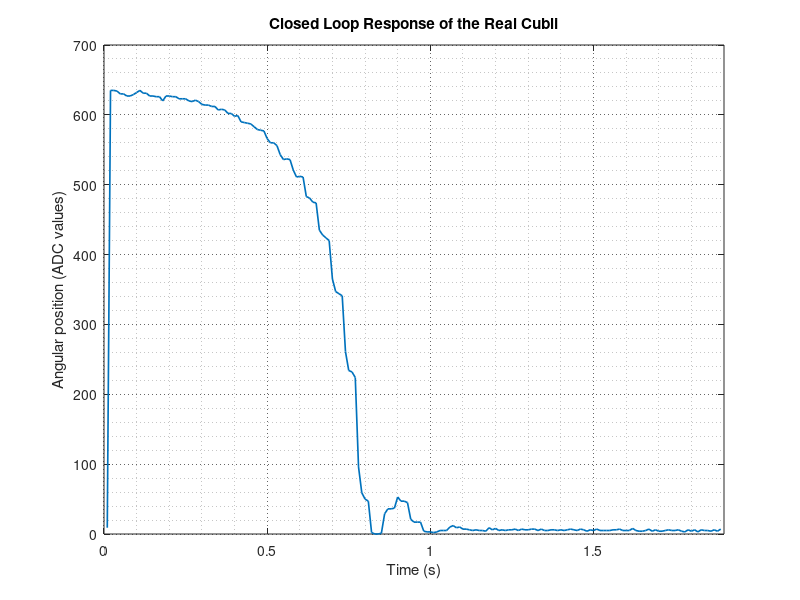
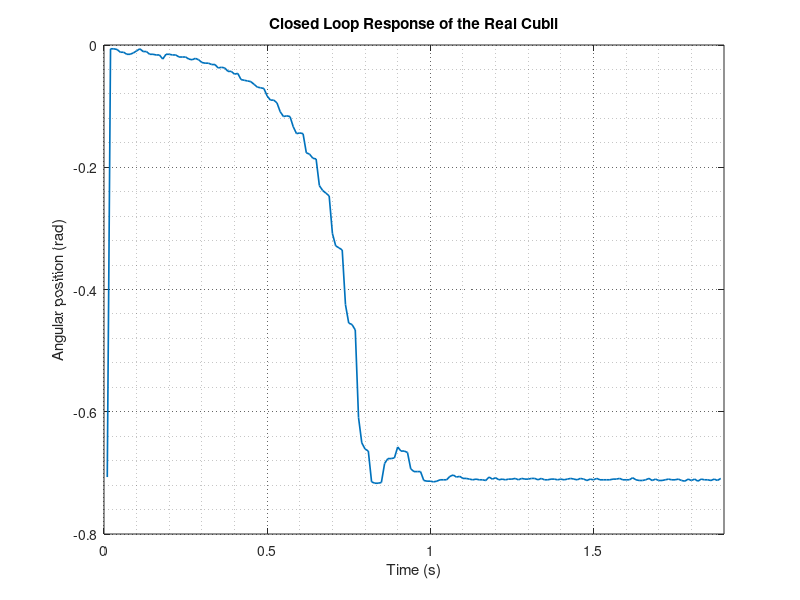
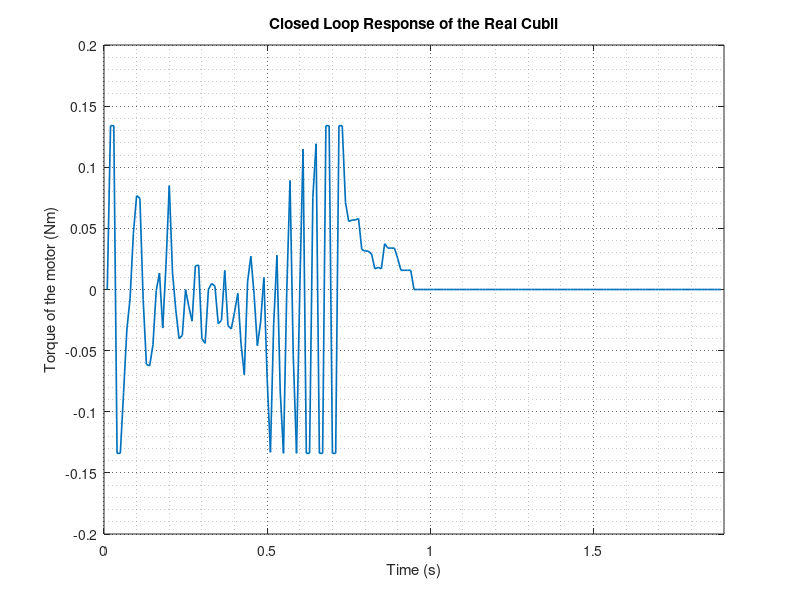
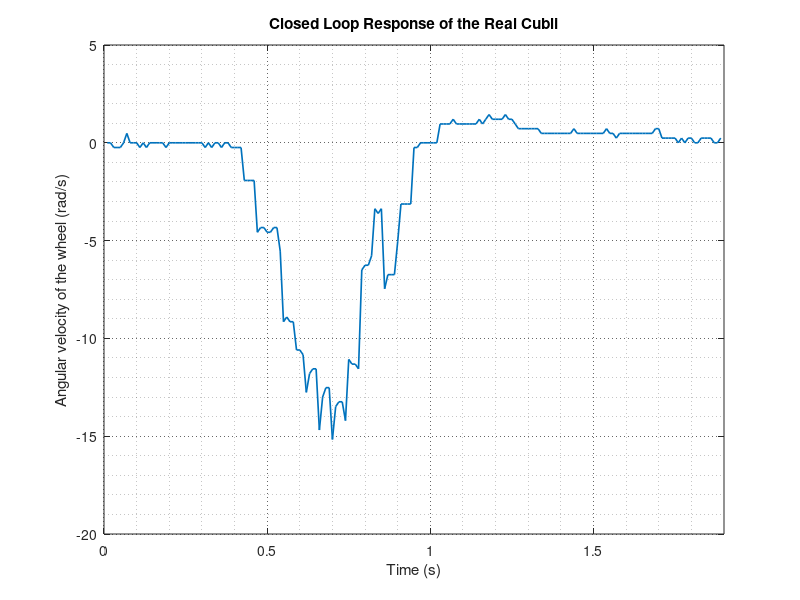

Reproduce these figures in MATLAB, in order. (Note: this script raises an error after producing the figures.)
%% Data from the real model (Beaglebone)
data=csvread('sisotcontrollertest5.csv');
time=(data(1:189,1))*0.01;
potAdc=data(1:189,2);
torque=data(1:189,5)*0.0335;
tachAdc=data(1:189,4);

% Conversion from ADC values (mV of the potentiometer) to rad
ADCmin = 2.389312977099237;
ADCmax = 1.411348314606742e+03;
ADCequ = 6.405645161290323e+02;
resRadADC = (1.5769)/(ADCmax-ADCmin);
potRad = (potAdc - ADCequ)*resRadADC;

% Conversion from the tachometer
tachRads = (tachAdc - 882)*0.240734983;

% Plots
figure(4);
plot(time,potAdc,'linewidth',1.2);
title('Closed Loop Response of the Real Cubli')
xlabel('Time (s)');
ylabel('Angular position (ADC values)');
grid on, grid minor;
set(gca,'GridLineStyle',':', 'GridColor', 'k', 'GridAlpha', .6);
xlim([0 1.9]);

figure(5);
plot(time,potRad,'linewidth',1.2);
title('Closed Loop Response of the Real Cubli')
xlabel('Time (s)');
ylabel('Angular position (rad)');
grid on, grid minor;
set(gca,'GridLineStyle',':', 'GridColor', 'k', 'GridAlpha', .6);
xlim([0 1.9]);

figure(6);
plot(time,torque,'linewidth',1.2);
title('Closed Loop Response of the Real Cubli')
xlabel('Time (s)');
ylabel('Torque of the motor (Nm)');
grid on, grid minor;
set(gca,'GridLineStyle',':', 'GridColor', 'k', 'GridAlpha', .6);
xlim([0 1.9]);

figure(7);
plot(time,tachRads,'linewidth',1.2);
title('Closed Loop Response of the Real Cubli')
xlabel('Time (s)');
ylabel('Angular velocity of the wheel (rad/s)');
grid on, grid minor;
set(gca,'GridLineStyle',':', 'GridColor', 'k', 'GridAlpha', .6);
xlim([0 1.9]);

%% Data from the real model (Beaglebone)
data=csvread('sisotool1.csv');
time=(data(:,1))*0.01;
potRad=data(:,2);
wheel=data(:,7);

% Plots
figure(4);
plot(time,potRad,'linewidth',1.2);
title('Closed Loop Response of the Real Cubli')
xlabel('Time (s)');
ylabel('Angular position (rad)');
grid on, grid minor;
set(gca,'GridLineStyle',':', 'GridColor', 'k', 'GridAlpha', .6);
xlim([0 111]);

figure(5);
plot(time,wheel,'linewidth',1.2);
title('Closed Loop Response of the Real Cubli')
xlabel('Time (s)');
ylabel('Angular velocity (rad/s)');
grid on, grid minor;
set(gca,'GridLineStyle',':', 'GridColor', 'k', 'GridAlpha', .6);
xlim([0 111]);

